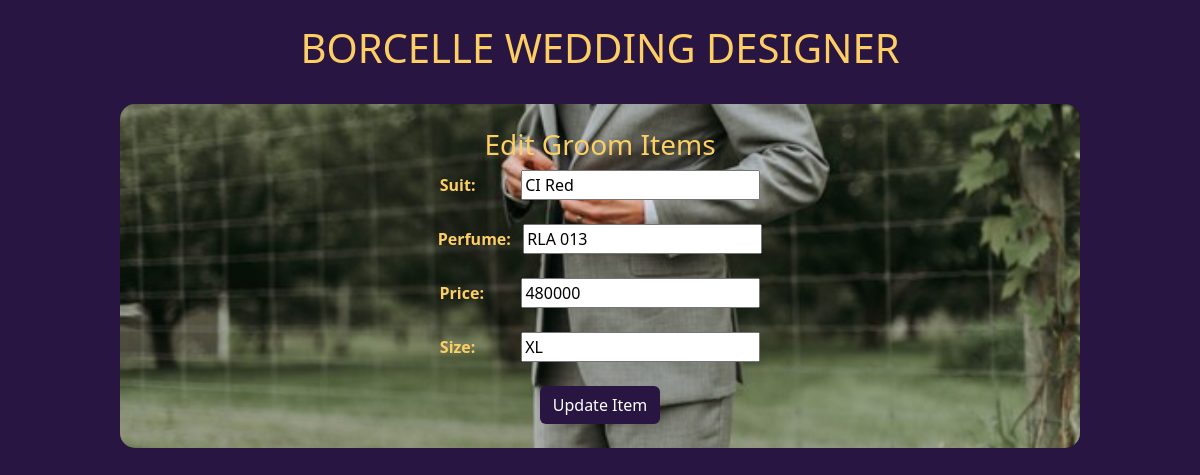
/admin/edit-groom.php?no=19&image=g3.jpg, run on the app's committed database.
### tables this page shows
CREATE TABLE `groom` (
  `No` int(200) NOT NULL,
  `Suit` varchar(800) NOT NULL,
  `Perfume` varchar(800) NOT NULL,
  `Price` int(200) NOT NULL,
  `Size` varchar(10) NOT NULL,
  `Image` varchar(200) NOT NULL
);

### admin/edit-groom.php (the view, shortened to what this page needs)
<!DOCTYPE html>
<html lang="en">
<head>
    <link href="https://cdn.jsdelivr.net/npm/bootstrap@5.3.3/dist/css/bootstrap.min.css" rel="stylesheet">
</head>
<body>
    <br>
    <h1 style="text-align: center; color: #fdce64;">BORCELLE WEDDING DESIGNER</h1>
    <br>
    <center>
        <div class="box container">
            <br>
            <h3 style="color: #fdce64;">Edit Groom Items</h3>
            <?php
                include('connection.php');
                $no = $_GET['no'];
                $val = $con -> query("SELECT * FROM groom WHERE no=$no");
                $data = mysqli_fetch_array($val);
            ?>
            <div class="addGroom">
                <form method="POST" enctype="multipart/form-data">
                    <label for="name">Suit:</label>&nbsp;&nbsp;&nbsp;&nbsp;&nbsp;&nbsp;&nbsp;&nbsp;&nbsp;&nbsp;
                    <input type="text" id="name" name="name" value="<?php echo $data['Suit'] ?>" required><br><br>
                    <label for="perfume">Perfume:</label>&nbsp;&nbsp;
                    <input type="text" id="perfume" name="perfume" value="<?php echo $data['Perfume'] ?>" required><br><br>
                    <label for="price">Price:</label>&nbsp;&nbsp;&nbsp;&nbsp;&nbsp;&nbsp;&nbsp;&nbsp;
                    <input type="text" id="price" name="price" value="<?php echo $data['Price'] ?>" required><br><br>
                    <label for="size">Size:</label>&nbsp;&nbsp;&nbsp;&nbsp;&nbsp;&nbsp;&nbsp;&nbsp;&nbsp;&nbsp;
                    <input type="text" id="size" name="size" value="<?php echo $data['Size'] ?>" required><br><br>
                    <button type="submit" name="edit" class="btn">Update Item</button><br><br>
                </form>
            </div>
        </div>
    </center>
</body>
</html>

### admin/edit-groom.php (style rules this page uses)
body { background-color: #281542; }
.box { background-image: url("img/groom.jpg"); background-size: cover; background-position: center; background-repeat: no-repeat; width: 80%; border-radius: 15px; }
.btn { background-color: #281542; color: white; }
label { color: #fdce64; font-weight: 700; }

### data on the page
groom: name "CI Red", perfume "RLA 013", price "480000", size "XL"
